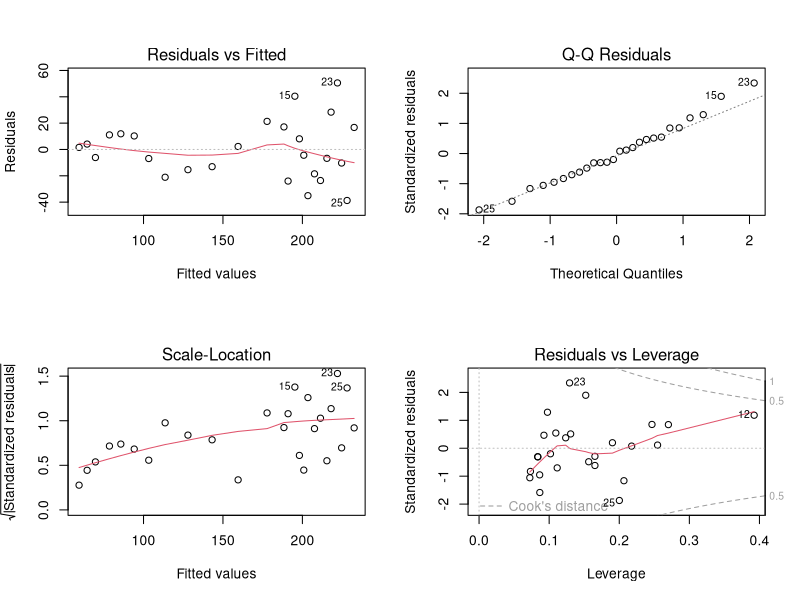
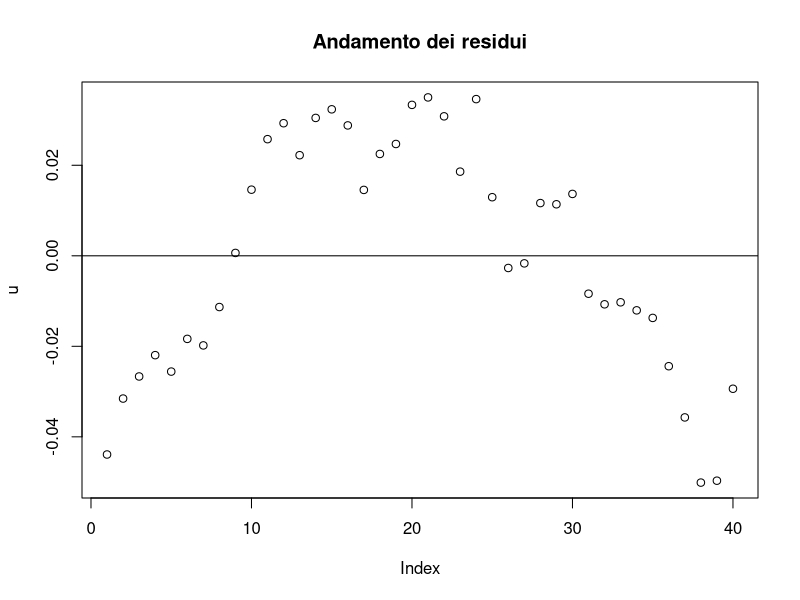
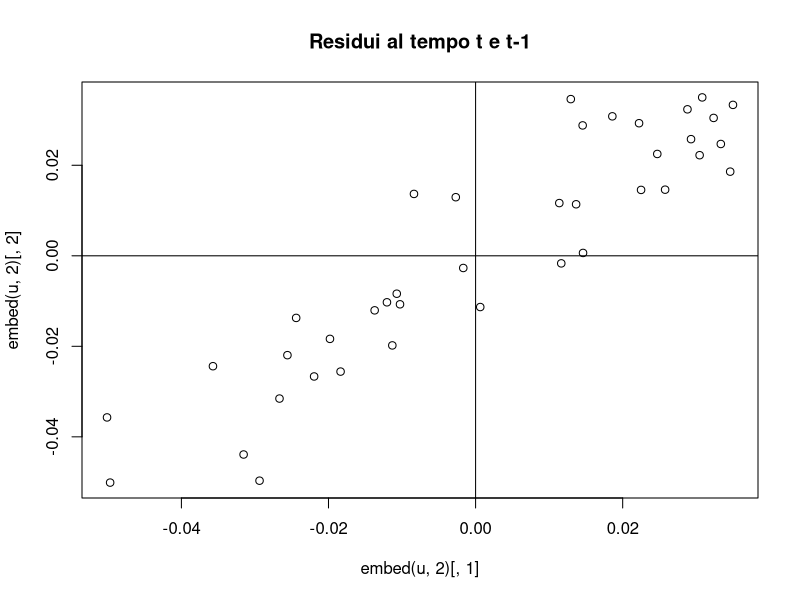

Here is the R script that generated these plots, in order:
## ---- chunk 1
abit <- read.csv2("data/abitazioni.csv")
attach(abit)
modrg <- lm(prezzo~dimensione+letto+bagno+ripostiglio)
summary(modrg)
## ---- chunk 2
y <- prezzo; ym <- mean(y)
yc <- modrg$fitted
n <- length(y)
u2 <- (y-yc)^2
dof <- n-5
rse <- (sum(u2)/dof)^(0.5); rse
sqrt(deviance(modrg)/df.residual(modrg))
## ---- chunk 3
rgss <- sum((yc-ym)^2)
tss <- sum((y-ym)^2)
Rqu <- rgss/tss
Rqu
## ---- chunk 4
Rqa <- 1-((1-Rqu)*(n-1)/dof)
Rqa
mrss <- rgss/4
ssr <- tss-rgss
mssr <- ssr/dof
F <- mrss/mssr
F
Fcrit <- qf(0.05, 4, 541, lower.tail=FALSE)
Fcrit
(Rqu/4)/((1-Rqu)/dof)
## ---- chunk 5
RqCr <- ((5-1)*Fcrit)/((5-1)*Fcrit+(546-5)); RqCr
## ---- chunk 6
intercetta <- rep(1,n)
xx <- cbind(intercetta, dimensione, letto, bagno, ripostiglio)
xtx <- solve(t(xx)%*%xx)
stime <- xtx%*%t(xx)%*%y
sec <- sqrt(diag(xtx))*rse
tstu <- stime/sec
pvalue <- 2*pt(-abs(tstu), dof)
matrice <- cbind(stime, sec, tstu, pvalue)
colnames(matrice) <- c("stime","errori","test-t","p-value")
round(matrice,3)
tdx <- qt(0.975, dof)
infe <- stime-tdx*sec; supe <- stime+tdx*sec
intervallo <- cbind(infe, supe)
colnames(intervallo) <- c("inferiore","superiore")
round(intervallo,3)
## ---- chunk 7
confint(modrg)
## ---- chunk 8
mod1 <- lm(prezzo~letto)
summary(mod1)
## ---- chunk 9
dati <- abit
round(cor(dati),3)
## ---- chunk 10
modb <- lm(prezzo~dimensione+letto)
summary(modb)
modc <- lm(dimensione~letto)
coef(modc)
1.057e+04 + 6.053e+00 * 446.5
coef(modb)["letto"] + coef(modb)["dimensione"] * coef(modc)["letto"]
## ---- chunk 11
var1 <- dimensione
var2 <- log(dimensione)/2
cor(var1, var2)
cor(prezzo, var1); cor(prezzo, var2)
modcor <- lm(prezzo~var1+var2)
round(summary(modcor)$coeff, 4)
## ---- chunk 12
round(summary(lm(prezzo~var1))$coeff, 4)
## ---- chunk 13
r <- cor(var1, var2)
vif <- 1/(1-(r^2)); tol <- 1/vif; vif; tol
## ---- chunk 14
nor <- lm(prezzo~dimensione+letto)
pre <- prezzo-mean(prezzo)
dim <- dimensione-mean(dimensione)
let <- letto-mean(letto); med <- lm(pre~dim+let)
pss <- pre/sd(prezzo); dss <- dim/sd(dimensione)
lss <- let/sd(letto); sta <- lm(pss~dss+lss)
round(summary(nor)$coeff,3); round(summary(med)$coeff,3); round(summary(sta)$coeff,3)
detach(abit)
## ---- chunk 15
case <- read.csv2("data/case.csv")
attach(case)
dum <- lm(prezzo~accesso+giochi)
dum$coeff[1]+dum$coeff[2]*0+dum$coeff[3]*0
dum$coeff[1]+dum$coeff[2]*1+dum$coeff[3]*0
dum$coeff[1]+dum$coeff[2]*0+dum$coeff[3]*1
dum$coeff[1]+dum$coeff[2]*1+dum$coeff[3]*1
## ---- chunk 16
dimcli <- dimensione*clima
modwid <- lm(prezzo~dimensione+clima+dimcli)
round(summary(modwid)$coef, 4)
## ---- chunk 17
modnid <- lm(prezzo~dimensione+dimcli)
round(summary(modnid)$coef, 4)
## ---- chunk 18
n <- nrow(case)
riduz <- dimensione+dimcli
modris <- lm(prezzo~riduz)
round(summary(modris)$coeff, 4)
usum <- anova(modnid)$Sum[3]
rsum <- anova(modris)$Sum[2]
Frestr <- ((rsum-usum)/1)/(usum/(n-3))
Frestr
smodnid <- summary(modnid)
smodris <- summary(modris)
ru <- smodnid$r.square
rr <- smodris$r.square
((ru-rr)/1)/((1-ru)/(n-3))
## ---- chunk 19
qf(0.95, 1, n-3)
pf(Frestr, 1, n-3, lower.tail=FALSE)
## ---- chunk 20
anid <- anova(modnid)
anid
anid$Sum # somme = Sum Sq
anid$Sum/anid$Df # medie = Mean Sq
anid$Mean[1]/anid$Mean[3]
anid$Mean[2]/anid$Mean[3]
## ---- chunk 21
anova(modris, modnid)
## ---- chunk 22
#| include: false
detach(case)
## ---- chunk 23
usa <- read.csv2("data/redditousa.csv")
attach(usa)
t(anno)
ante <- lm(risparmio[1:12]~reddito[1:12])
post <- lm(risparmio[13:26]~reddito[13:26])
tutto <- lm(risparmio~reddito)
ant <- summary(ante); pos <- summary(post)
tut <- summary(tutto)
round(ant$coeff,3); round(pos$coeff,3); round(tut$coeff,3)
usuma <- anova(ante)$Sum[2]; usumb <- anova(post)$Sum[2]
rsum <- anova(tutto)$Sum[2]
Fchow <- ((rsum-(usuma+usumb))/2)/((usuma+usumb)/(12+14-2*2))
Fchow
round(pf(Fchow, 2, 22, lower.tail=FALSE), 5)
## ---- chunk 24
Fvar <- (pos$sigma^2)/(ant$sigma^2)
Fvar
round(pf(Fvar, 12, 10, lower.tail=FALSE), 4)
## ---- chunk 25
d1 <- rep(NA,26)
d1[1:12] <- 0
d1[13:26] <- 1
d1x <- d1*reddito
modum <- lm(risparmio~reddito+d1+d1x)
summary(modum)
## ---- chunk 26
modum$coeff[1]; modum$coeff[2]
modum$coeff[1]+modum$coeff[3]; modum$coeff[2]+modum$coeff[4]
## ---- chunk 27
d1 <- rep(NA,26); d2 <- rep(NA,26)
d1[1:12] <- 0; d1[13:26] <- 1
d2[1:12] <- 1; d2[13:26] <- 0
modd <- lm(risparmio~d1+d2)
summary(modd)$coeff
modint <- lm(risparmio~d1+d2-1)
summary(modint)$coeff
mean(risparmio[1:12])
mean(risparmio[13:26])
## ---- chunk 28
#| fig-cap: "Figura 5.1 – Grafici diagnostici del modello modum"
#| fig-width: 7
#| fig-height: 7
par(mfrow=c(2,2))
plot(modum)
par(mfrow=c(1,1))
## ---- chunk 29
ee <- resid(modum)
m3 <- mean((ee-mean(ee))^3); S <- m3/(sd(ee)^3)
m4 <- mean((ee-mean(ee))^4); K <- m4/(sd(ee)^4)
S; K
n <- 26
JB <- n*((S^2)/6 + ((K-3)^2)/24)
JB
pchisq(JB, 2, lower.tail=FALSE)
detach(usa)
## ---- chunk 30
rosedf <- read.csv2("data/rose.csv")
attach(rosedf)
mo1 <- lm(rose~prvar1+prvar2)
mo2 <- lm(log(rose)~log(prvar1)+log(prvar2))
z1 <- log(fitted(mo1))-fitted(mo2)
z2 <- exp(fitted(mo2))-fitted(mo1)
mod1e <- lm(rose~prvar1+prvar2+z1)
mod2e <- lm(log(rose)~log(prvar1)+log(prvar2)+z2)
round(summary(mod1e)$coeff,3); round(summary(mod2e)$coeff,3)
## ---- chunk 31
ll1 <- logLik(mo1)
mo3 <- lm(rose~prvar1)
ll3 <- logLik(mo3)
ll1; ll3
lambda <- 2*(ll1[1]-ll3[1])
lambda
pchisq(lambda, 1, lower.tail=FALSE)
detach(rosedf)
## ---- chunk 32
tabella <- read.csv2("data/consusa.csv")
attach(tabella)
tabord <- tabella[order(reddito),]
modet1 <- lm(tabord$consumo[1:13]~tabord$reddito[1:13])
modet2 <- lm(tabord$consumo[(30-13+1):30]~tabord$reddito[(30-13+1):30])
rss1 <- anova(modet1)$Sum[2]
rss2 <- anova(modet2)$Sum[2]
lam <- (rss2/11)/(rss1/11)
lam
qf(0.95, 11, 11)
## ---- chunk 33
modwh <- lm(consumo~reddito)
reddito2 <- reddito^2
u2 <- (residuals(modwh))^2
modu2 <- lm(u2~reddito+reddito2)
raux <- summary(modu2)$r.squared
white <- 30*raux
white
pchisq(white, 2, lower.tail=FALSE)
detach(tabella)
## ---- chunk 34
sal <- read.csv2("data/salari.csv")
attach(sal)
modsal <- lm(log(salari)~log(produtt))
summary(modsal)
## ---- chunk 35
#| fig-cap: "Figura 5.2 – Andamento dei residui nel tempo"
u <- residuals(modsal)
plot(u, main="Andamento dei residui")
abline(h=0)
## ---- chunk 36
#| fig-cap: "Figura 5.3 – Autocorrelazione dei residui"
plot(embed(u,2)[,1], embed(u,2)[,2], main="Residui al tempo t e t-1")
abline(h=0); abline(v=0)
## ---- chunk 37
cor(embed(u,2)[,1], embed(u,2)[,2])
ut0 <- embed(u,2)[,1]
ut1 <- embed(u,2)[,2]
dw <- (sum((ut0-ut1)^2))/(sum(u^2))
dw
rho <- cor(ut0, ut1)
dd <- 2*(1-rho)
dd
## ---- chunk 38
y <- log(salari)
x <- log(produtt)
y1 <- 0; x1 <- 0
y1[2:40] <- y[1:39]
x1[2:40] <- x[1:39]
yy <- (y-rho*y1)
xx <- (x-rho*x1)
yy[1] <- y[1]*((1-rho^2)^0.5)
xx[1] <- x[1]*((1-rho^2)^0.5)
modrh <- lm(yy~xx)
u <- residuals(modrh)
ut0 <- embed(u,2)[,1]
ut1 <- embed(u,2)[,2]
cor(ut0, ut1)
dw <- (sum((ut0-ut1)^2))/(sum(u^2))
dw
rho <- cor(ut0, ut1)
dd <- 2*(1-rho)
dd
## ---- chunk 39
y <- yy; x <- xx
y1 <- 0; x1 <- 0
y1[2:40] <- y[1:39]
x1[2:40] <- x[1:39]
yy <- (y-rho*y1)
xx <- (x-rho*x1)
yy[1] <- y[1]*((1-rho^2)^0.5)
xx[1] <- x[1]*((1-rho^2)^0.5)
u <- residuals(lm(yy~xx))
ut0 <- embed(u,2)[,1]
ut1 <- embed(u,2)[,2]
rho <- cor(ut0, ut1)
dw <- (sum((ut0-ut1)^2))/(sum(u^2))
rho
dw
summary(lm(yy~xx))
## ---- chunk 40
modf <- lm(log(salari[1:38])~log(produtt[1:38]))
modf$coeff[1]+modf$coeff[2]*log(produtt[39])
rh <- cor(embed((residuals(modf)),2))[2]
modf$coeff[1]+modf$coeff[2]*log(produtt[39])+rh*residuals(modf)[38]
log(salari)[39]
detach(sal)
## ---- chunk 41
costodf <- read.csv2("data/costo.csv")
attach(costodf)
modelloA <- lm(costo~produz)
round(modelloA$coeff, 3)
## ---- chunk 42
costo2 <- (fitted(modelloA))^2
costo3 <- (fitted(modelloA))^3
modelloB <- lm(costo~produz+costo2+costo3)
round(modelloB$coeff, 3)
rA <- summary(modelloA)$r.squared
rB <- summary(modelloB)$r.squared
nr <- 2 # numero regressori aggiunti
nk <- 4 # numero dei parametri del modello esteso
Fres <- ((rB-rA)/nr)/((1-rB)/(10-nk)) # 10 num.casi
Fres
## ---- chunk 43
uA <- residuals(modelloA)
prod2 <- produz^2
prod3 <- produz^3
maux <- lm(uA~produz+prod2+prod3)
maux$coeff
raux <- summary(maux)$r.squared
chi <- 10*raux
chi
pchisq(chi, 2, lower.tail=FALSE)
detach(costodf)
## ---- chunk 44
cp <- read.csv2("data/conspro.csv")
attach(cp)
rr <- embed(rpro,2)
cc <- cpro[2:22]
modA <- lm(cc~rr)
round(summary(modA)$coeff,3)
ck <- embed(cpro,2)
modB <- lm(ck[,1]~rr[,1]+ck[,2])
round(summary(modB)$coeff,3)
modAx <- lm(cc~rr+fitted(modB))
round(summary(modAx)$coeff,3)
modBx <- lm(ck[,1]~rr[,1]+ck[,2]+fitted(modA))
round(summary(modBx)$coeff,3)
detach(cp)
## ---- chunk 45
rssA <- sum(residuals(modA)^2)
rssB <- sum(residuals(modB)^2)
aicA <- (2*3/21)+log(rssA/21)
aicB <- (2*3/21)+log(rssB/21)
sicA <- (3/21)*log(21)+log(rssA/21)
sicB <- (3/21)*log(21)+log(rssB/21)
aicA; aicB
sicA; sicB
